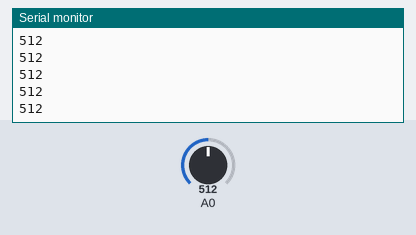
The sketch below on a simulated Arduino Uno, built with avr-gcc and run on an emulated ATmega328P. On the bench: the last lines printed to the serial monitor. The test bench sets the inputs (shaded band); at power-on: A0 = 512.

Above: at 1.2 s.
1.3 s: A0 set to 716
At 1.32 s:
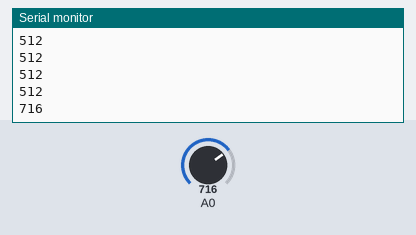
2.8 s: A0 set to 900
At 2.83 s:
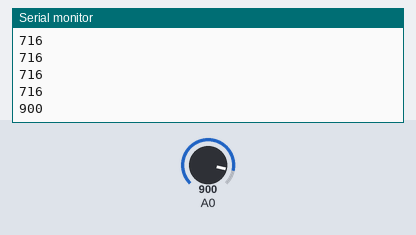
Timing chart, 0 to 5.8 s (numbered marks = the images above; inputs shaded):
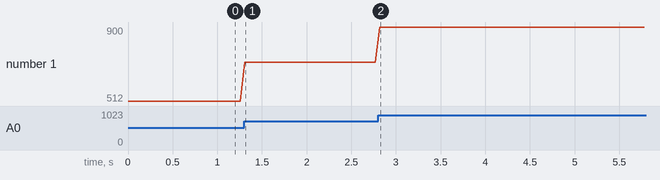

Measured:
- after the input at 1.3 s, the serial monitor: prints a new line at once (image 1)
- after the input at 2.8 s, the serial monitor: prints a new line at once (image 2)
- plotted number 1: 512 → 716 after the input at 1.3 s, 716 → 900 after the input at 2.8 s

The sketch:

arduino.ino
```cpp
void setup() {
  pinMode(A0, INPUT);
  Serial.begin(9600);
}

void loop() {
  int valor = analogRead(A0);
  Serial.print(valor);
  Serial.println();
  delay(50);
}
```
